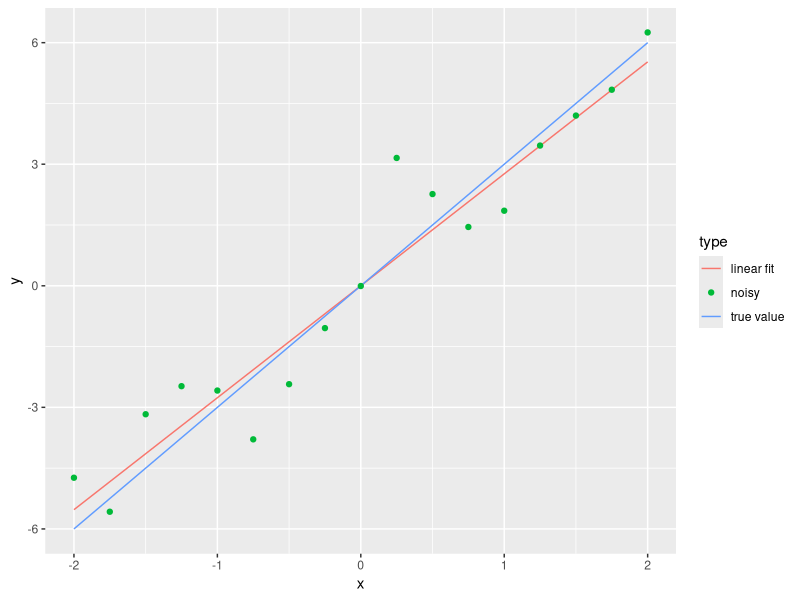

Reproduce this figure in R. (Note: this script raises an error after producing the figure.)
library(ggplot2)
library(MASS)
set.seed(0)

# Set up toy data ---------------------------------------------------------

# Gradient
x <- 3

# Range
a <- seq(-2, 2, by = 0.25)

# Add noise
b <- a * x + rnorm(length(a))

# SVD for Linear Fit
svd_results <- svd(a)
x_tilda <- svd_results$v %*% solve(svd_results$d) %*% t(svd_results$u) %*% b

raw_data <- data.frame(x = a, y = b, type = "noisy")

results <- rbind(data.frame(x = a, y = x * a, type = "true value"),
                 data.frame(x = a, y = x_tilda[1] * a, type = "linear fit"))

ggplot(results, aes(x, y, colour = type)) + 
  geom_line() + 
  geom_point(data = raw_data)


# Compare the 3 methods of Linear Regression ------------------------------

x_tilda_1 <- svd_results$v %*% solve(svd_results$d) %*% t(svd_results$u) %*% b
x_tilda_2 <- ginv(a) %*% b
x_tilda_3 <- coef(lm(b ~ -1 + a))$a

# Check all equal.
(x_tilda_1 == x_tilda_2) & (x_tilda_3 == x_tilda_2)
